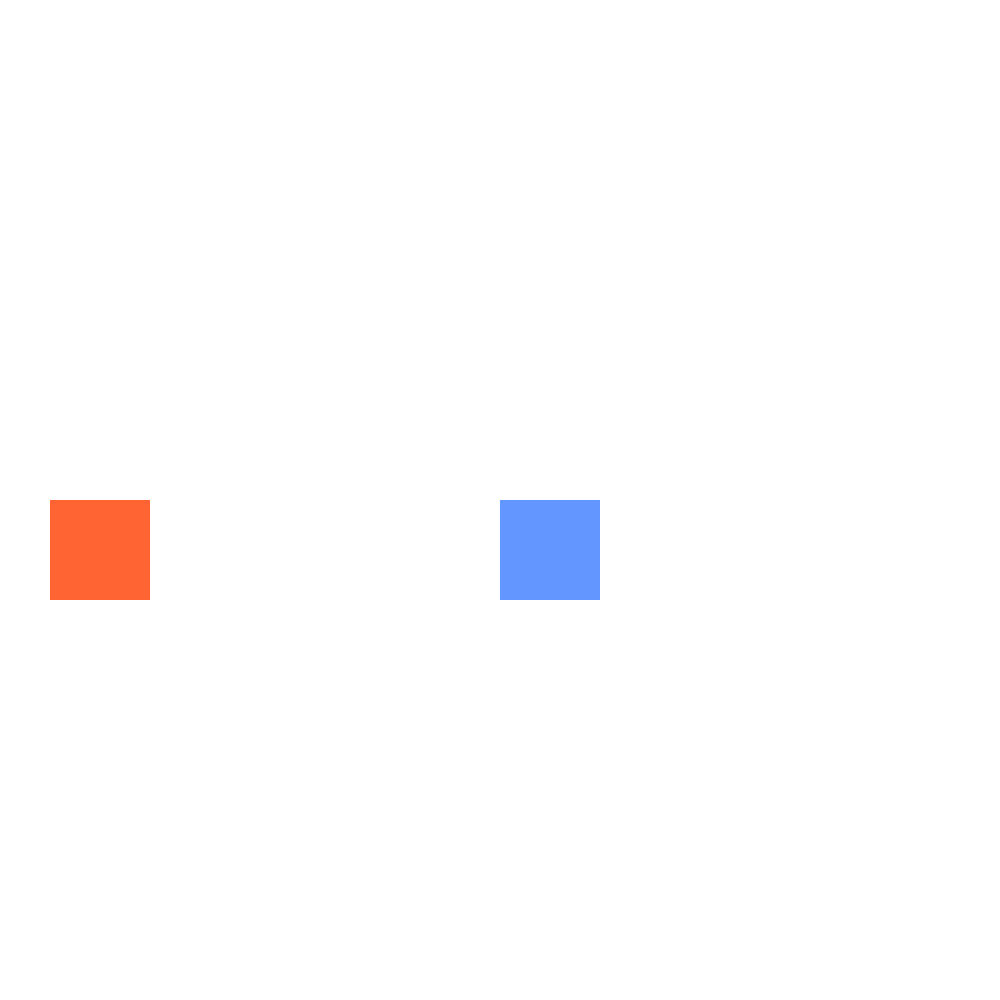
Frame 1 (no input)
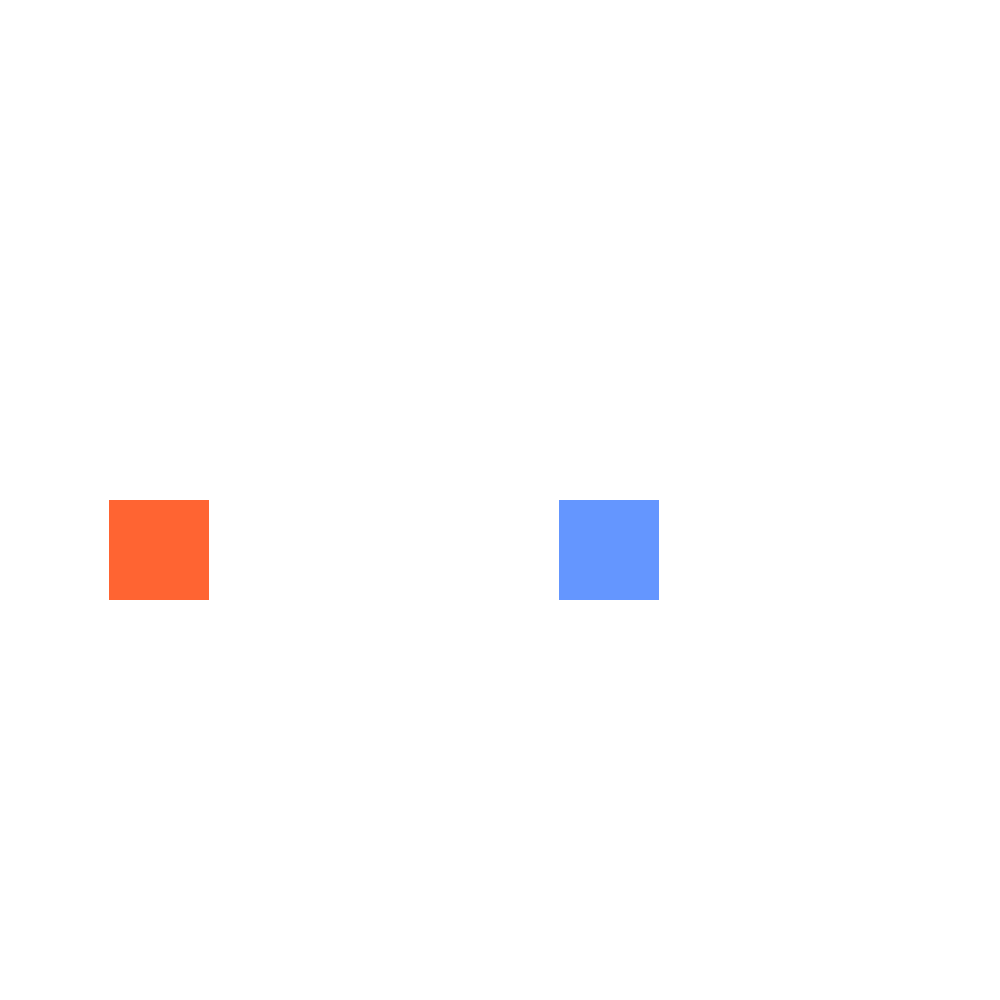
Frame 60 (the mouse pressed at the canvas centre just before this capture)
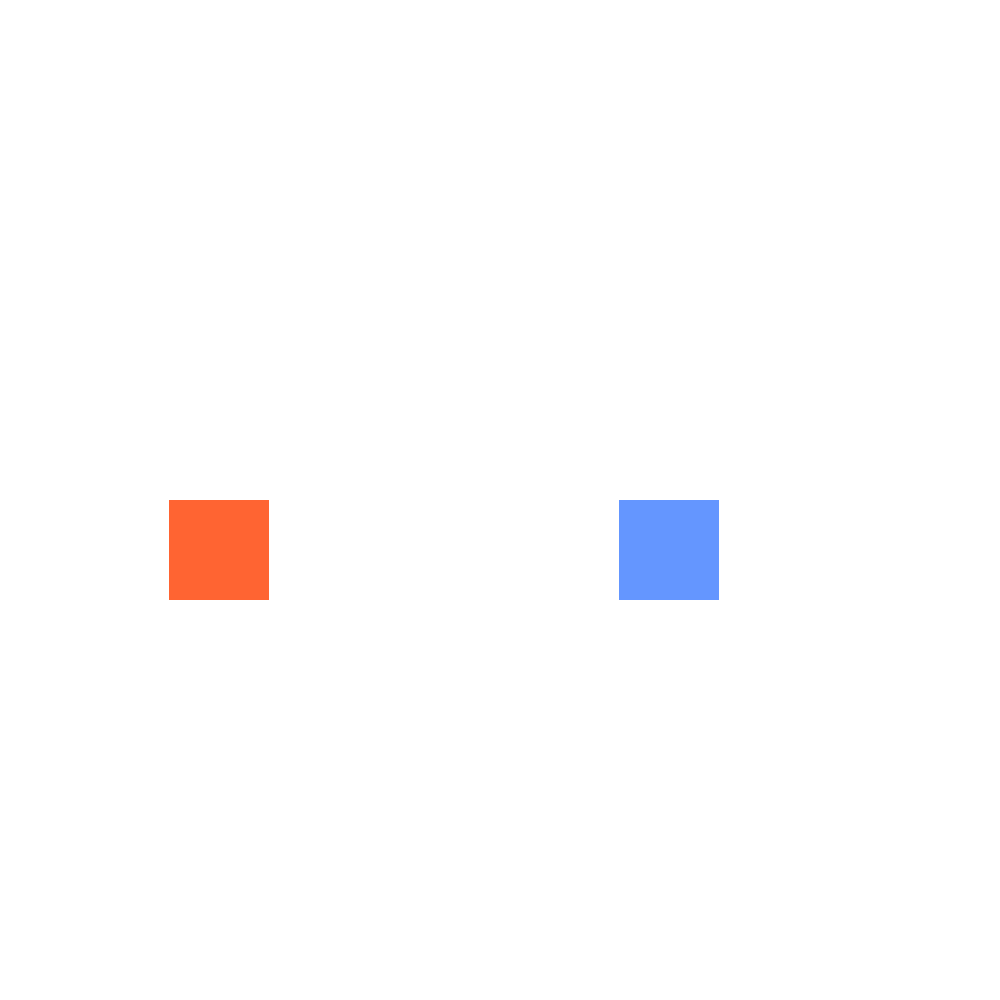
Frame 120 (the mouse held since frame 60 and released just before this capture)

The Processing sketch that drew these frames (run headless with seeded random() and noise(); from frame 60 on, the mouse is pressed at the canvas centre):

// Processing sketch: bono_9
// ── bono_9.pde
Gato miGato;
Perro miPerro;

void setup() {
  size(1000, 1000);
  //     color          posX posY velocidad
  miGato = new Gato(color(255, 100, 50), 50, height / 2, 1);
  miPerro = new Perro(color(100, 150, 255), 500, height / 2, 1);
}

void draw() {
  background(255);

  miGato.display();
  miGato.correr();
  miPerro.display();
  miPerro.correr();

  miGato.maullar();
  miPerro.ladrar();
}

// EVENTOS

void keyPressed() {
  // Mover al gato con las flechas
  if (keyCode == LEFT) {
    miGato.posX -= 10;
  }
  if (keyCode == RIGHT) {
    miGato.posX += 10;
  }
  if (keyCode == UP) {
    miGato.posY -= 10;
  }
  if (keyCode == DOWN) {
    miGato.posY += 10;
  }

  // Barra espaciadora: cambia color del gato
  if (key == ' ') {
    miGato.c = color(random(255), random(255), random(255));
  }
}

void mousePressed() {
  println("Click, El perro ladra más fuerte.");
}

void mouseMoved() {
  // El perro sigue al mouse
  miPerro.posX = mouseX;
  miPerro.posY = mouseY;
}

// CLASE PADRE
class Mamifero {
  color c;
  float posX;
  float posY;
  float velocidad;

  void display() {
    fill(c);
    noStroke();
    rect(posX, posY, 100, 100);
  }

  void correr() {
    posX = posX + velocidad;
    if (posX >= width || posX <= 0) {
      velocidad *= -1;
    }
  }
}

// CLASES HIJO
class Gato extends Mamifero {
  Gato(color tempC, float tempPosX, float tempPosY, float tempVelocidad) {
    c = tempC;
    posX = tempPosX;
    posY = tempPosY;
    velocidad = tempVelocidad;
  }

  void maullar() {
    println("El gato está maullando");
  }
}

class Perro extends Mamifero {
  Perro(color tempC, float tempPosX, float tempPosY, float tempVelocidad) {
    c = tempC;
    posX = tempPosX;
    posY = tempPosY;
    velocidad = tempVelocidad;
  }

  void ladrar() {
    println("El perro está ladrando");
  }
}
